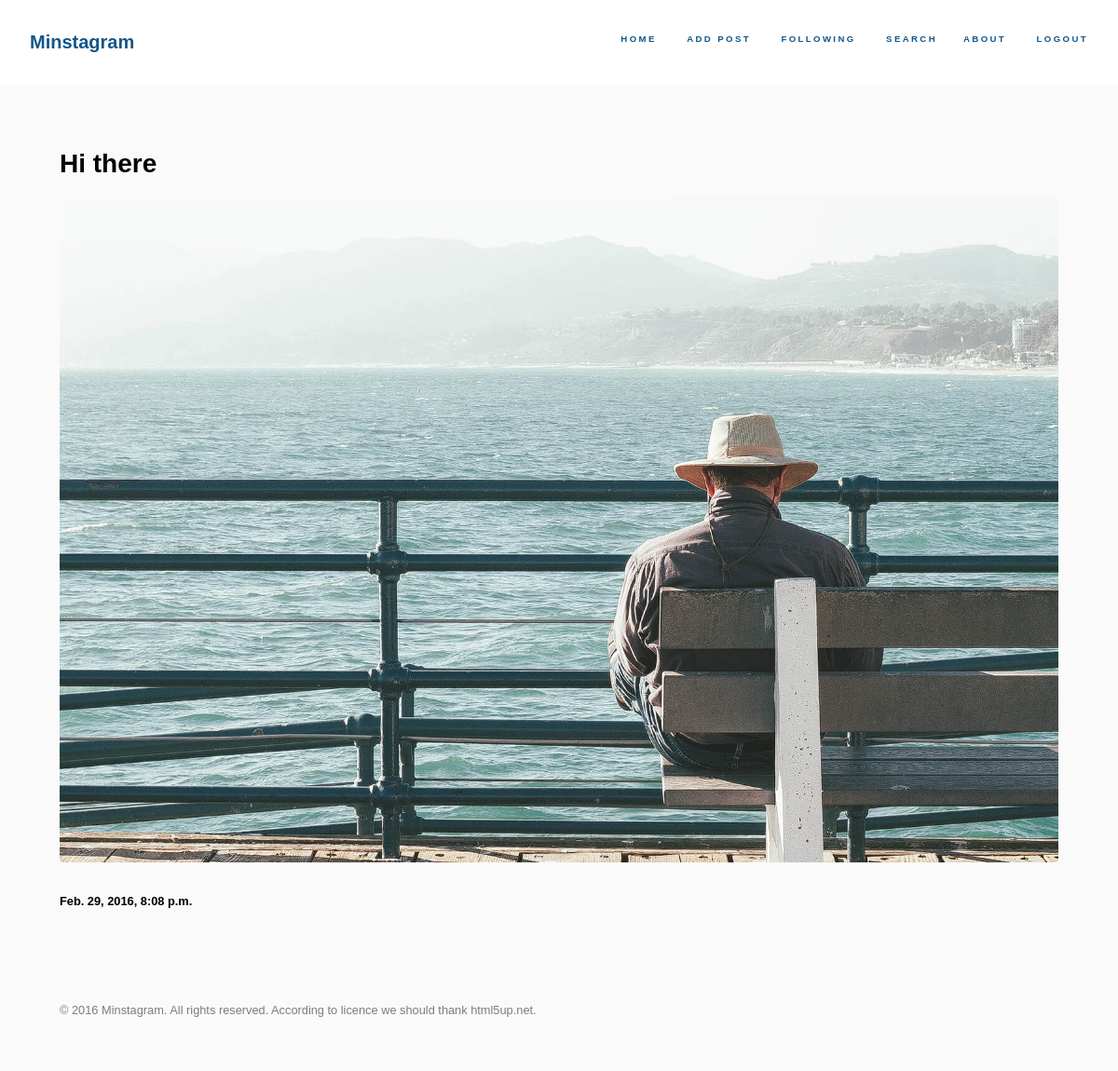
The app's page /home/1/ with its own data.
### userpage/models.py (models this page shows, shortened)
class UserPageData(models.Model):
    class Meta:
        db_table = 'user_page_data'
    title = models.CharField(max_length=100)
    image = models.ImageField(null=True)
    time_created = models.DateTimeField(auto_now=True, auto_now_add=False)
    time_updated = models.DateTimeField(auto_now=False, auto_now_add=True)
    user = models.ForeignKey(User, on_delete=models.CASCADE)

### userpage/views.py (the view)
# urls.py: url(r'^home/(?P<id>\d+)/$', views.see_post, name='see_post'),
def see_post(request, id=None):
    details_post = get_object_or_404(UserPageData, id=id)
    return render(request, "userpage/mysubpost.html", {"details_post": details_post})

### templates/userpage/mysubpost.html (shortened to what this page needs)
{% extends "loginedin.html" %}
{% block content %}
    <div id="wrapper">
        <section id="intro" class="wrapper style1 fullscreen fade-up">
            <div class="inner">
                <h2>{{ details_post.title }}</h2>
                {% if details_post.image %}
                    <span class="image fit"> <img src="{{ details_post.image.url }}" class="img-responsive"> </span>
                {% endif %}
                <h5>{{ details_post.time_created }}</h5>
            </div>
        </section>
    </div>
{% endblock %}

### static/css/main.css (style rules this page uses)
html, body, div, span, applet, object, iframe, h1, h2, h3, h4, h5, h6, p, blockquote, pre, a, abbr, acronym, address, big, cite, code, del, dfn, em, img, ins, kbd, q, s, samp, small, strike, strong, sub, sup, tt, var, b, u, i, center, dl, dt, dd, ol, ul, li, fieldset, form, label, legend, table, caption, tbody, tfoot, thead, tr, th, td, article, aside, canvas, details, embed, figure, figcaption, footer, header, menu, nav, output, ruby, section, summary, time, mark, audio, video { margin: 0; padding: 0; border: 0; font: inherit; vertical-align: baseline; }
article, aside, details, figcaption, figure, footer, header, menu, nav, section { display: block; }
body { line-height: 1; }
body { -webkit-text-size-adjust: none; }
*, *:before, *:after { -moz-box-sizing: border-box; -webkit-box-sizing: border-box; box-sizing: border-box; }
body { -ms-overflow-style: scrollbar; }
body { background: #fafafa; }
body, input, select, textarea { color: #000000; font-family: Arial, Helvetica, sans-serif; font-size: 16.5pt; font-weight: normal; line-height: 1.75; }
@media screen and (max-width: 1680px) { body, input, select, textarea { font-size: 13pt; } }
@media screen and (max-width: 1280px) { body, input, select, textarea { font-size: 12pt; } }
h1, h2, h3, h4, h5, h6 { color: #000000; font-weight: bold; line-height: 1.5; margin: 0 0 0.5em 0; }
h2 { font-size: 1.75em; }
h5 { font-size: 0.8em; }
.image { border-radius: 0.25em; border: 0; display: inline-block; position: relative; }
.image img { border-radius: 0.25em; display: block; }
.image.fit { display: block; margin: 0 0 2em 0; width: 100%; }
.image.fit img { width: 100%; }
.wrapper { position: relative; }
.wrapper > .inner { padding: 5em 5em 3em 5em ; max-width: 100%; width: 75em; }
@media screen and (max-width: 1680px) { .wrapper > .inner { padding: 4em 4em 2em 4em ; } }
@media screen and (max-width: 1280px) { .wrapper > .inner { width: 100%; } }
.wrapper.style1 { background-color: #fafafa; }
.wrapper.fullscreen { display: -moz-flex; display: -webkit-flex; display: -ms-flex; display: flex; -moz-flex-direction: column; -webkit-flex-direction: column; -ms-flex-direction: column; flex-direction: column; -moz-justify-content: flex-start; -webkit-justify-content: flex-start; -ms-justify-content: flex-start; justify-content: flex-start; min-height: 100vh; }
@media screen and (max-width: 1280px) { .wrapper.fullscreen { min-height: calc(100vh - 2.5em); } }
.wrapper.fade-up > .inner { -moz-transform: translateY(0); -webkit-transform: translateY(0); -ms-transform: translateY(0); transform: translateY(0); -moz-transition: opacity 1s ease, -moz-transform 1s ease; -webkit-transition: opacity 1s ease, -webkit-transform 1s ease; -ms-transition: opacity 1s ease, -ms-transform 1s ease; transition: opacity 1s ease, transform 1s ease; opacity: 1.0; }
#intro { background-attachment: fixed; background-image: url("images/intro.svg"); background-position: top right; background-repeat: no-repeat; background-size: 100% 100%; }
@media screen and (max-width: 1280px) { #intro { background-attachment: scroll; } }

### records on screen
UserPageData: title "Hi there", image (picture), time_created "Feb. 29, 2016, 8:08 p.m."
